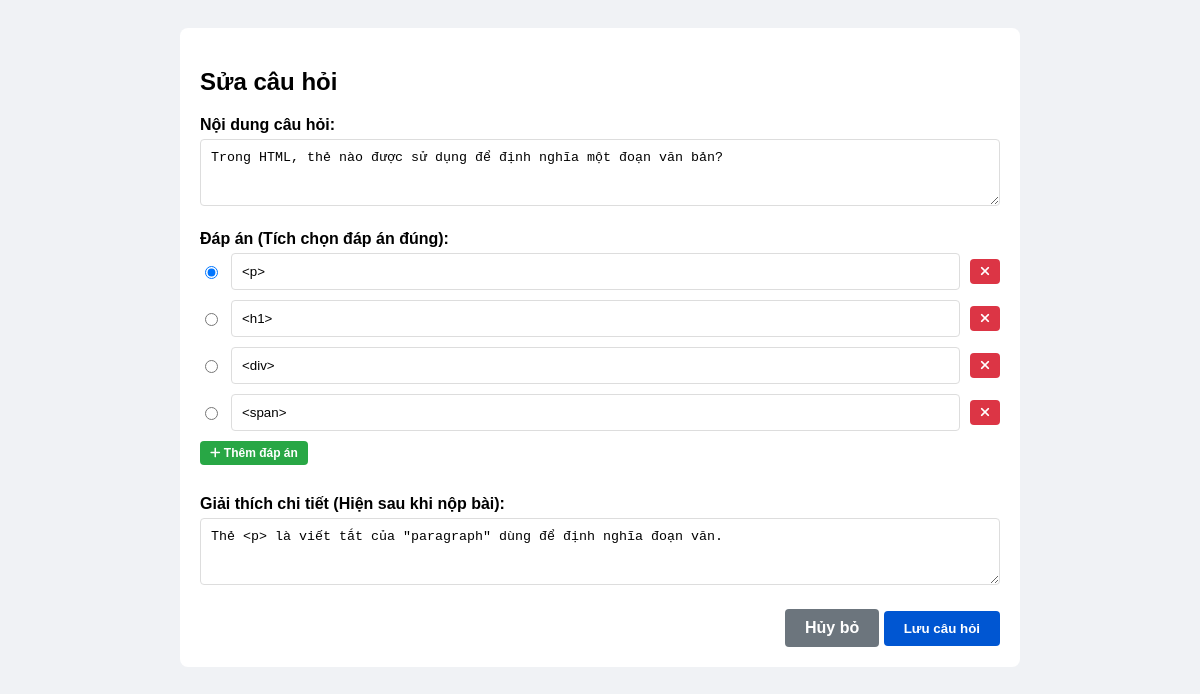
The app's page /DoAnCoSo2Elearning/lecturer/edit_cau_hoi.php?edit_id=1 with its own data.
### tables this page shows
CREATE TABLE `cau_hoi` (
  `id` int(11) NOT NULL,
  `bai_kiem_tra_id` int(11) DEFAULT NULL,
  `noi_dung` text DEFAULT NULL,
  `giai_thich` text DEFAULT NULL
);

CREATE TABLE `dap_an` (
  `id` int(11) NOT NULL,
  `cau_hoi_id` int(11) DEFAULT NULL,
  `noi_dung` text DEFAULT NULL,
  `la_dap_an_dung` tinyint(1) DEFAULT 0
);

### DoAnCoSo2Elearning/lecturer/edit_cau_hoi.php (the view, shortened to what this page needs)
<?php
include '../database.php';
$bai_id = isset($_GET['bai_id']) ? (int)$_GET['bai_id'] : 0;
$edit_id = isset($_GET['edit_id']) ? (int)$_GET['edit_id'] : 0;
$cau_hoi_hien_tai = ['noi_dung' => '', 'giai_thich' => ''];
$dap_an_hien_tai = [];
if ($edit_id > 0) {
    $res = mysqli_query($conn, "SELECT * FROM cau_hoi WHERE id = $edit_id");
    $cau_hoi_hien_tai = mysqli_fetch_assoc($res);
    $res_da = mysqli_query($conn, "SELECT * FROM dap_an WHERE cau_hoi_id = $edit_id ORDER BY id ASC");
    while($r = mysqli_fetch_assoc($res_da)) {
        $dap_an_hien_tai[] = $r;
    }
}
?>
<!DOCTYPE html>
<html lang="vi">
<head>
    <link rel="stylesheet" href="https://cdnjs.cloudflare.com/ajax/libs/font-awesome/6.4.0/css/all.min.css">
</head>
<body>
<div class="container">
    <h2><?php echo $edit_id > 0 ? 'Sửa câu hỏi' : 'Thêm câu hỏi mới'; ?></h2>
    <form method="POST">
        <div class="form-group">
            <label>Nội dung câu hỏi:</label>
            <textarea name="noi_dung" rows="3" required><?php echo htmlspecialchars($cau_hoi_hien_tai['noi_dung']); ?></textarea>
        </div>
        <div class="form-group">
            <label>Đáp án (Tích chọn đáp án đúng):</label>
            <div id="answer-list">
                <?php
                $list_to_show = (!empty($dap_an_hien_tai)) ? $dap_an_hien_tai : ['', '', '', ''];
                foreach ($list_to_show as $idx => $val):
                    $text = is_array($val) ? $val['noi_dung'] : $val;
                    $checked = (is_array($val) && $val['la_dap_an_dung'] == 1) ? 'checked' : '';
                    ?>
                    <div class="answer-item">
                        <input type="radio" name="correct" value="<?php echo $idx; ?>" <?php echo $checked; ?>>
                        <input type="text" name="answers[<?php echo $idx; ?>]" value="<?php echo htmlspecialchars($text); ?>" placeholder="Nhập đáp án..." required>
                        <button type="button" class="btn btn-remove" onclick="removeAns(this)"><i class="fa-solid fa-xmark"></i></button>
                    </div>
                <?php endforeach; ?>
            </div>
            <button type="button" class="btn btn-add-ans" onclick="addAnswer()"><i class="fa-solid fa-plus"></i> Thêm đáp án</button>
        </div>
        <div class="form-group">
            <label>Giải thích chi tiết (Hiện sau khi nộp bài):</label>
            <textarea name="giai_thich" rows="3"><?php echo htmlspecialchars($cau_hoi_hien_tai['giai_thich']); ?></textarea>
        </div>
        <div style="text-align: right;">
            <a href="cau_hoi.php?id=<?php echo $bai_id; ?>" class="btn btn-cancel">Hủy bỏ</a>
            <button type="submit" class="btn btn-save">Lưu câu hỏi</button>
        </div>
    </form>
</div>
</body>
</html>

### DoAnCoSo2Elearning/lecturer/edit_cau_hoi.php (style rules this page uses)
body { font-family: sans-serif; background: #f0f2f5; padding: 20px; }
.container { max-width: 800px; margin: 0 auto; background: #fff; padding: 20px; border-radius: 8px; }
.form-group { margin-bottom: 20px; }
label { font-weight: bold; display: block; margin-bottom: 5px; }
input[type="text"], textarea { width: 100%; padding: 10px; border: 1px solid #ddd; border-radius: 4px; box-sizing: border-box; }
.answer-item { display: flex; align-items: center; gap: 10px; margin-bottom: 10px; }
.btn { padding: 10px 20px; border: none; cursor: pointer; border-radius: 4px; color: #fff; font-weight: bold; }
.btn-save { background: #0056d2; }
.btn-cancel { background: #6c757d; text-decoration: none; display: inline-block; }
.btn-add-ans { background: #28a745; padding: 5px 10px; font-size: 12px; margin-bottom: 10px; }
.btn-remove { background: #dc3545; padding: 5px 10px; }

### records on screen
cau_hoi: noi_dung "Trong HTML, thẻ nào được sử dụng để định nghĩa một đoạn văn bản?", giai_thich "Thẻ <p> là viết tắt của \"paragraph\" dùng để định nghĩa đoạn văn."
dap_an: noi_dung "<p>"
dap_an: noi_dung "<h1>"
dap_an: noi_dung "<div>"
dap_an: noi_dung "<span>"
